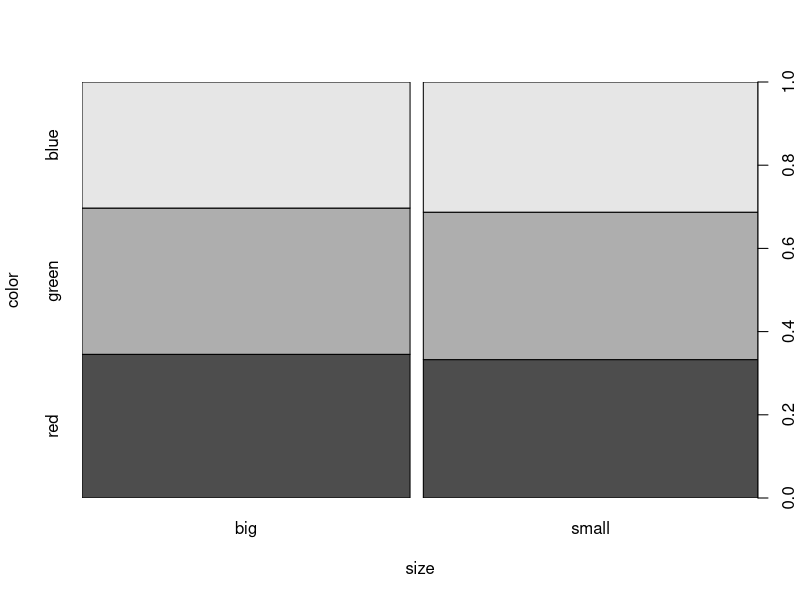
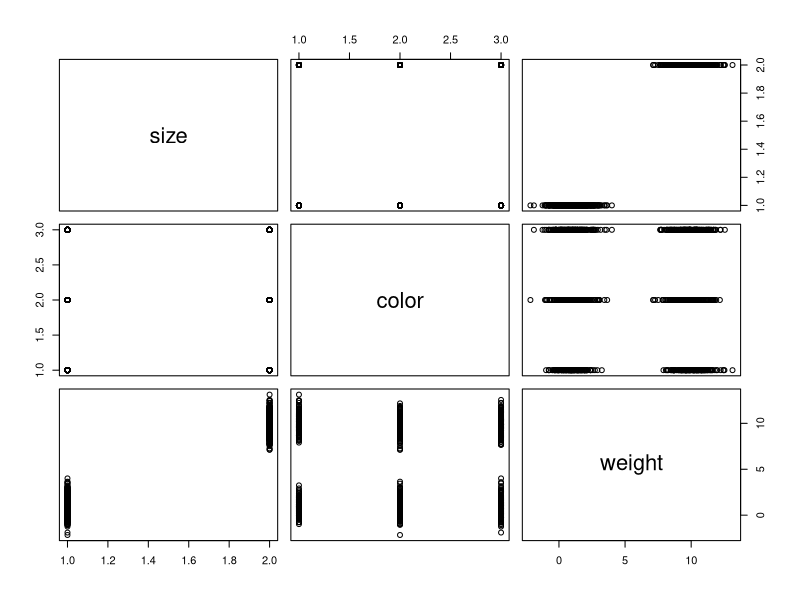

Generate these figures, in order, with R:
# 1
size = sample(factor(c("big", "small")), 1000, TRUE)
color = sample(factor(c("red", "green", "blue")), 1000, TRUE)
balls <- data.frame(size, color)
# 2
print(table(balls))
print(summary(balls))
plot(balls)
print(nrow(balls[balls$size == "big" & balls$color == "green", ]))
# 3
expectedValue = sapply(sapply(balls$size, as.character), FUN = switch, "small" = 10, "big" = 1)
balls$weight <- rnorm(1000, expectedValue)
#4
print(table(balls))
print(summary(balls))
plot(balls)
